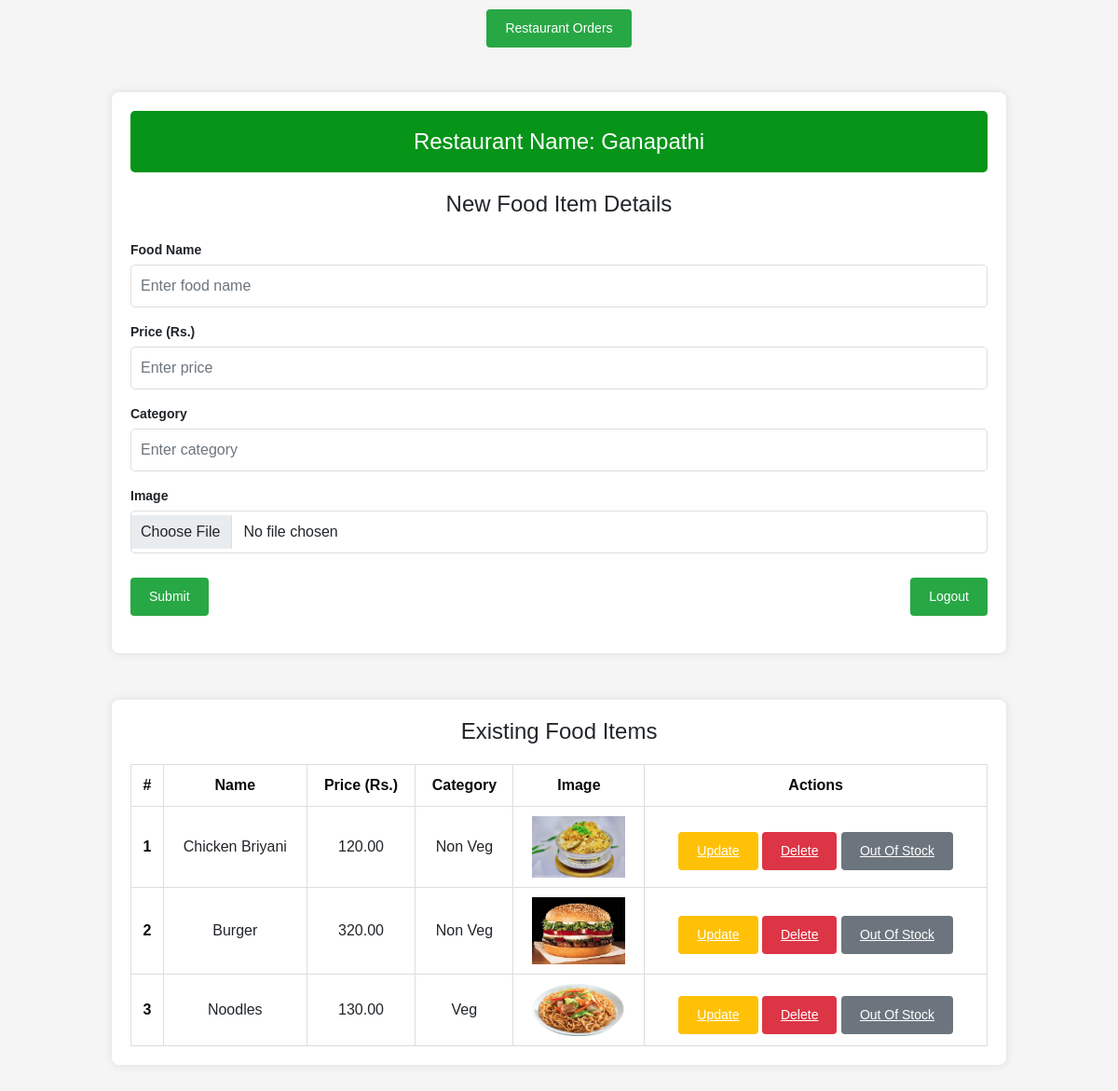
Page /addMenu/ (signed in) on the committed database.
### customer/models.py (models this page shows)
class CustomUser(AbstractUser):
    is_user = models.BooleanField(default=False)
    is_restaurant = models.BooleanField(default=False)
    is_delivery = models.BooleanField(default=False)

### restaurant/models.py (models this page shows)
class restaurantUser(CustomUser):
    restaurantName = models.CharField(max_length=50)
    address = models.TextField()
    restaurantContact = PhoneNumberField()
    state = models.ForeignKey(State, on_delete=models.CASCADE, default=1)  # Ensure State with id=1 exists
    city = models.ForeignKey(City, on_delete=models.CASCADE, default=1)    # Ensure City with id=1 exists
    place = models.ForeignKey(Place, on_delete=models.CASCADE, default=1)
    latitude = models.DecimalField(max_digits=9, decimal_places=6, null=True, blank=True)
    longitude = models.DecimalField(max_digits=9, decimal_places=6, null=True, blank=True)

class foodItems(models.Model):
    name = models.CharField(max_length=255) # Name of the food item
    price = models.DecimalField(max_digits=10, decimal_places=2) # Price of the food item
    image = models.ImageField(upload_to='images/') # Image of the food item
    category = models.CharField(max_length=255,default="None")  # Category of the food item
    restaurantName = models.ForeignKey(restaurantUser, related_name='food_items', on_delete=models.CASCADE)
    is_out_of_stock = models.BooleanField(default=False)

### restaurant/views.py (the view, shortened to what this page needs)
# urls.py: path('addMenu/', restaurantviews.addMenu, name='addMenu'),
@login_required
def addMenu(request):
    food_items = foodItems.objects.filter(restaurantName=request.user.restaurantuser)
    return render(request, 'addMenu.html', {'food_items': food_items})

### restaurant/templates/addMenu.html (shortened to what this page needs)
<!DOCTYPE html>
{% load static %}
<html lang="en">
<head>
    <link href="https://cdn.jsdelivr.net/npm/bootstrap@5.0.2/dist/css/bootstrap.min.css" rel="stylesheet"
>
</head>
<body>
    <center>
    <a class="btn btn-outline-primary" href="/restaurantOrders">Restaurant Orders</a></center>
    <div class="container mt-5">
        <div class="title">Restaurant Name: {{ request.user.restaurantuser.restaurantName }}</div>
        <h4 class="mb-4 text-center bi-body-text text-reset">New Food Item Details</h4>
        <form method="post" class="food-form" enctype="multipart/form-data">
            <div class="mb-3">
                <label for="name" class="form-label">Food Name</label>
                <input type="text" class="form-control" id="name" name="name" placeholder="Enter food name" required>
            </div>
            <div class="mb-3">
                <label for="price" class="form-label">Price (Rs.)</label>
                <input type="number" class="form-control" id="price" name="price" placeholder="Enter price" required>
            </div>
            <div class="mb-3">
                <label for="category" class="form-label">Category</label>
                <input type="text" class="form-control" id="category" name="category" placeholder="Enter category" required>
            </div>
            <div class="mb-3">
                <label for="image" class="form-label">Image</label>
                <input type="file" class="form-control" id="image" name="image" accept="image/*" required>
            </div>
            <div class="d-flex justify-content-between">
                <button type="submit" class="btn">Submit</button>
                <a class="btn btn-outline-primary" href="{% url 'logoutR' %}">Logout</a>
            </div>
        </form>
    </div>
    <div class="foodItems container mt-5">
        <h4 class="text-center">Existing Food Items</h4>
        <table class="food-table">
            <thead>
                <tr>
                    <th scope="col">#</th>
                    <th scope="col">Name</th>
                    <th scope="col">Price (Rs.)</th>
                    <th scope="col">Category</th>
                    <th scope="col">Image</th>
                    <th scope="col">Actions</th>
                </tr>
            </thead>
            <tbody>
                {% for food in food_items %}
                <tr>
                    <th scope="row">{{ forloop.counter }}</th>
                    <td>{{ food.name }}</td>
                    <td>{{ food.price }}</td>
                    <td>{{ food.category }}</td>
                    <td><img src="{{ food.image.url }}" alt="{{ food.name }}" style="width: 100px; height: auto;"></td>
                    <td>
                        <a href="{% url 'update_food' food.id %}" class="btn1 btn-warning">Update</a>
                        <a href="{% url 'delete_food' food.id %}" class="btn1 btn-danger" onclick="return confirm('Are you sure you want to delete this item?');">Delete</a>
                        <a href="{% url 'toggle_stock' food.id %}" class="btn1 btn-secondary">{% if food.is_out_of_stock %}In Stock{% else %}Out Of Stock{% endif %}</a>
                    </td>
                </tr>
                {% empty %}
                <tr>
                    <td colspan="6" class="text-center">No food items available.</td>
                </tr>
                {% endfor %}
            </tbody>
        </table>
    </div>
</body>
</html>

### customer/templates/loader.html (shortened to what this page needs)
{%load static%}

### restaurant/templates/addMenu.html (style rules this page uses)
body { font-family: Arial, sans-serif; margin: 0; padding: 0; background-color: #f5f5f5; align-items: center; }
.container { width: 80%; margin: 50px auto; text-align: center; background-color: #fff; padding: 20px; border-radius: 8px; box-shadow: 0 0 10px rgba(0, 0, 0, 0.1); }
.title { background-color: #069419; color: white; padding: 15px; border-radius: 5px; font-size: 24px; margin-bottom: 20px; }
.food-form { margin: 20px 0; text-align: left; }
.food-form label { display: block; margin: 10px 0 5px; font-weight: bold; font-size: 14px; }
.food-form input { width: 100%; padding: 10px; margin-bottom: 15px; border: 1px solid #ddd; border-radius: 5px; font-size: 16px; }
.btn { display: inline-block; padding: 10px 20px; font-size: 14px; color: #fff; background-color: #28a745; border: none; border-radius: 4px; cursor: pointer; margin-top: 10px; text-align: center; }
.btn1 { display: inline-block; padding: 10px 20px; font-size: 14px; color: #fff; border: none; border-radius: 4px; cursor: pointer; margin-top: 10px; text-align: center; }
.food-table { width: 100%; border-collapse: collapse; margin-top: 20px; border: 1px solid #ddd; }
.food-table th, .food-table td { border: 1px solid #ddd; padding: 10px; text-align: center; font-size: 16px; }
.food-table th { background-color: white; color: rgb(10, 10, 10); }
.food-table td { background-color: #fff; }

### rows in the picture
CustomUser: user.restaurantuser.restaurantName "Ganapathi"
foodItems: name "Chicken Briyani", price "120.00", category "Non Veg", image (picture), is_out_of_stock "Out Of Stock"
foodItems: name "Burger", price "320.00", category "Non Veg", image (picture), is_out_of_stock "Out Of Stock"
foodItems: name "Noodles", price "130.00", category "Veg", image (picture), is_out_of_stock "Out Of Stock"
